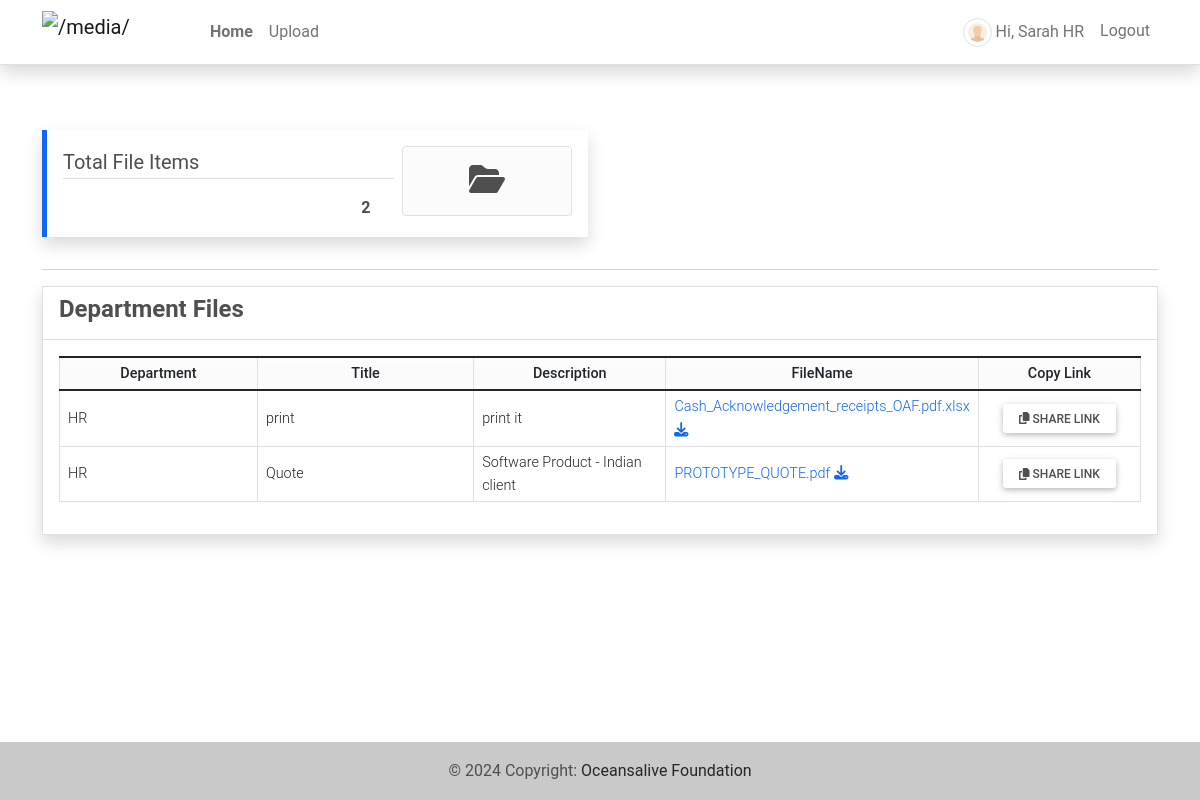
Page /get_started/ (signed in) on the earlier database version.
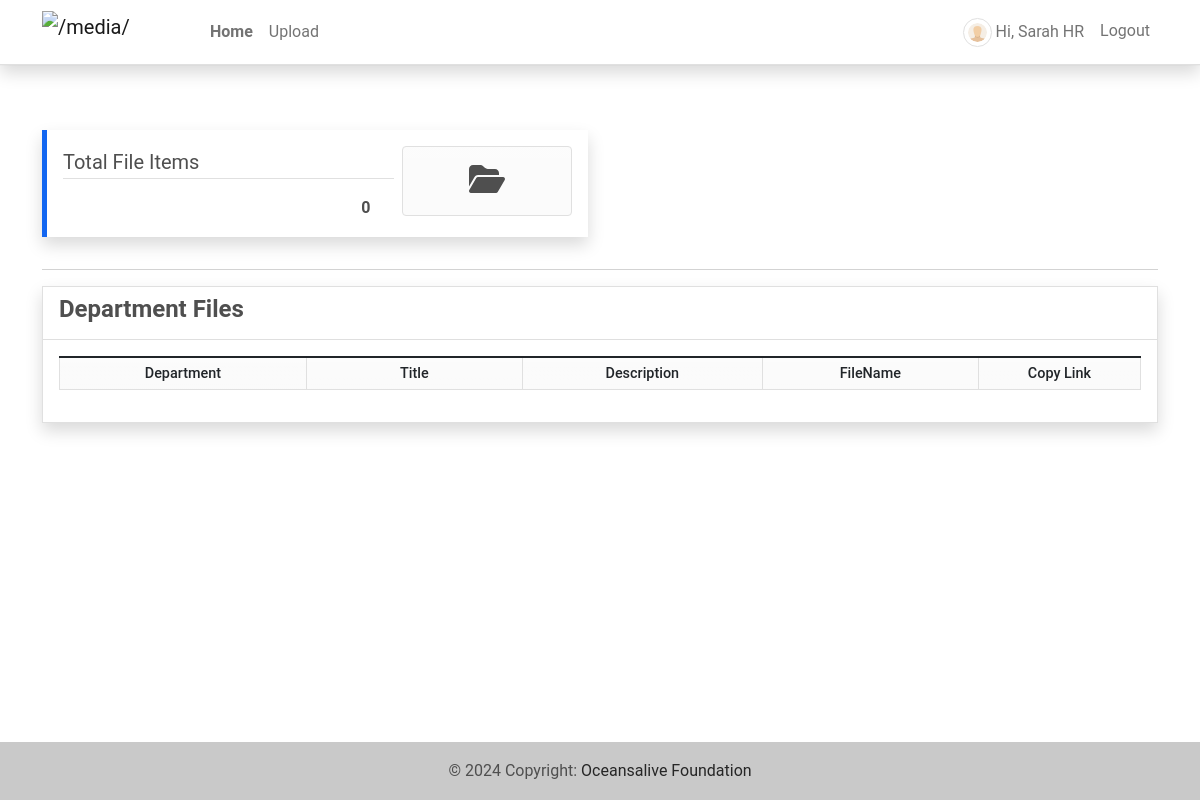
Same page on the later database version.
### fmsApp/models.py (models this page shows, shortened)
class Post(models.Model):
    user = models.ForeignKey(User, on_delete=models.CASCADE)
    department = models.CharField(max_length=250, default='department')
    title = models.CharField(max_length=250)
    description = models.TextField(blank=True, null=True)
    file_path = models.FileField(upload_to=post_file_path,blank=True, null=True)
    date_created = models.DateTimeField(default=timezone.now)
    date_updated = models.DateTimeField(auto_now=True)
    updated = models.DateTimeField(auto_now=True)
    class Meta:
        ordering = ['-updated']
    def get_share_url(self):
        fernet = Fernet(settings.ID_ENCRYPTION_KEY)
        value = fernet.encrypt(str(self.pk).encode())
        value = base64.urlsafe_b64encode(value).decode()
        return reverse("share-file-id", kwargs={"id": (value)})

### fmsApp/views.py (the view)
# urls.py: path('get_started/', views.FMS, name='FMS-page'),
@login_required
def FMS(request):
    context['page_title'] = 'Home'
    if request.user.is_superuser:
        posts = Post.objects.all()
    else:
        posts = Post.objects.filter(user = request.user).all()
    context['posts'] = posts
    context['postsLen'] = posts.count()
    print(request.build_absolute_uri())
    return render(request, 'home.html',context)

### fmsApp/templatetags/customfilter.py (called while the page is built)
@register.filter
def replaceBlank(value,stringVal = ""):
    value = str(value).replace(stringVal, '')
    return value

### fmsApp/templates/home.html (shortened to what this page needs)
{% extends "base.html" %} {% load humanize %} {% load customfilter %} {% block pageContent %}
<section class="">
    <div class="row">
        <div class="col-lg-6 col-md-6 col-sm-12 col-xs-12">
            <div class="card rounded-0 shadow border-primary text-start summary-card my-3">
                <div class="card-body">
                    <div class="d-flex w-100">
                        <div class="col-8 pe-2">
                            <div class="summary-title fs-5 border-bottom">Total File Items</div>
                            <div class="summary-count text-end fw-bolder mt-3 px-4">{{ postsLen|intcomma }}</div>
                        </div>
                        <div class="col-4">
                            <div class="summary-icon p-3 rounded border text-center bg-gradient bg-light">
                                <i class="fa fa-folder-open fs-2"></i>
                            </div>
                        </div>
                    </div>
                </div>
            </div>
        </div>
    </div>
    <hr>
    <div class="row">
        <div class="col-lg-12 col-md-12 col-sm-12 col-xs-12">
            <div class="card card-default border rounded-0 shadow">
                <div class="card-header">
                    <h4 class="card-title"><b>Department Files</b></h4>
                </div>
                <div class="card-body">
                    <table class="table table-bordered" id="file-table">
                        <colgroup>
                            <col width="20">
                            <col width="20%">
                            <col width="25">
                            <col width="20%">
                            <col width="15%">
                        </colgroup>
                        <thead>
                            <tr class="bg-gradient bg-light">
                                <th class=text-center>Department</th>
                                <th class=text-center>Title</th>
                                <th class=text-center>Description</th>
                                <th class=text-center>FileName</th>
                                <th class=text-center>Copy Link</th>
                            </tr>
                        </thead>
                        <tbody>
                            {% for post in posts %}
                            <tr>
                                <td class="text-start">{{ post.department }}</td>
                                <td class="text-start">{{ post.title }}</td>
                                <td class="text-start">{{ post.description }}</td>
                                <td class="text-start"><a href="{{ post.file_path.url }}" download="{{ post.file_path|replaceBlank:'uploads/' }}">{{ post.file_path|replaceBlank:'uploads/' }} <i class="fa fa-download"></i></a></td>
                                <td class="text-center"><button class="btn btn-default bg-gradient btn-sm copy-link" type="button" data-url="{{ request.build_absolute_uri|slice:':-1' }}{{ post.get_share_url }}" title="Copy Link tp clipboard"><i class="fa fa-copy"></i> Share Link</button></td>
                            </tr>
                            {% endfor %}
                        </tbody>
                    </table>
                </div>
            </div>
        </div>
    </div>
</section>
</div> {% endblock pageContent %}

### fmsApp/templates/base.html (shortened to what this page needs)
{% load static %}
<!DOCTYPE html>
<html lang="en">
<head>
    <link rel="stylesheet" href="{% static 'assets/font-awesome/css/all.min.css' %}">
    <link rel="stylesheet" href="{% static 'assets/bootstrap/css/bootstrap.min.css' %}">
    <link rel="stylesheet" href="{% static 'assets/select2/dist/css/select2.min.css' %}">
    <link rel="stylesheet" href="{% static 'assets/mdb-blogtemplate/css/mdb.min.css' %}" />
    <link rel="stylesheet" href="{% static 'assets/DataTables/datatables.min.css' %}" />
    <link rel="stylesheet" href="{% static 'assets/default/css/style.css' %}">
</head>
<body class="">
    {% block TopNavigation %} {% include "TopNavigation.html" %} {% endblock TopNavigation %}
    <main class="py-5">
        <div class="container mb-3">
             {% block pageContent %} {% endblock pageContent %}
    </main>
    <footer class="bg-light text-lg-start">
        <div class="text-center p-3" style="background-color: rgba(0, 0, 0, 0.2);">
            © {% now 'Y' %} Copyright:
            <a class="text-dark" href="https://oceansalive.org" target="_blank">Oceansalive Foundation</a>
        </div>
    </footer>
</body>
</html>

### fmsApp/templates/topNavigation.html (shortened to what this page needs)
{% load static %}
<header>
    <nav class="navbar navbar-expand-lg navbar-light bg-white fixed-top shadow border-bottom">
        <div class="container">
            <a class="navbar-brand" target="_blank" href="{% url 'FMS-page' %}">
                <img src="{{ MEDIA_URL }}/default/logo2.png" height="16" alt="{{ MEDIA_URL }}" loading="lazy" style="margin-top: -3px;" />
            </a>
            <div class="collapse navbar-collapse" id="navbarExample01">
                <ul class="navbar-nav me-auto mb-2 mb-lg-0" id="topNav">
                    {% if user.id %}
                    <li class="nav-item">
                        <a class="nav-link" aria-current="page" href="{% url 'FMS-page' %}">Home</a>
                    </li>
                    <li class="nav-item">
                        <a class="nav-link" aria-current="page" href="{% url 'posts-page' %}">Upload</a>
                    </li>
                    {% endif %}
                </ul>
                <ul class="navbar-nav d-flex flex-row">
                    {% if user.id %} {% if user.profile.user_type == 1 %} {% endif %}
                    <li class="nav-item me-3 me-lg-0">
                        <a class="nav-link" href="{% url 'profile' %}">
                            <span class="me-1"><img src="{{ MEDIA_URL }}/default/default-avatar.png" alt="User Avatar" id="user-avatar" class="img-thumbnail rounded-circle"></span>Hi, {{ user.first_name }} {{user.last_name}}
                        </a>
                    </li>
                    <li class="nav-item me-3 me-lg-0">
                        <a class="nav-link" href="{% url 'logout' %}">Logout</a>
                    </li>
                    {% endif %}
                </ul>
            </div>
        </div>
    </nav>
</header>

### static/assets/default/css/style.css (style rules this page uses)
html, body { height: 100%; width: 100%; max-height: 100%; overflow: auto; display: flex; flex-direction: column; }
body>header { flex-shrink: auto; }
body>main { flex-shrink: auto; flex-grow: auto; overflow: auto; }
body>footer { flex-shrink: auto; position: absolute; bottom: 0; left: 0; width: calc(100%); }
#user-avatar { width: 1.8rem; height: 1.8rem; object-fit: scale-down; object-position: center center; }
.navbar-brand>img { width: 7em; height: 2em; }
.nav-item.active a.nav-link { font-weight: bolder !important; }
.summary-card { border-left-width: 5px !important; border-left-style: solid; }

Differences in the rows shown:
removed Post: department "HR", title "print", description "print it", file_path "Cash_Acknowledgement_receipts_OAF.pdf.xlsx"
removed Post: department "HR", title "Quote", description "Software Product - Indian client", file_path "PROTOTYPE_QUOTE.pdf"
Other differences:
{{ postsLen|intcomma }}: "2" → "0"
